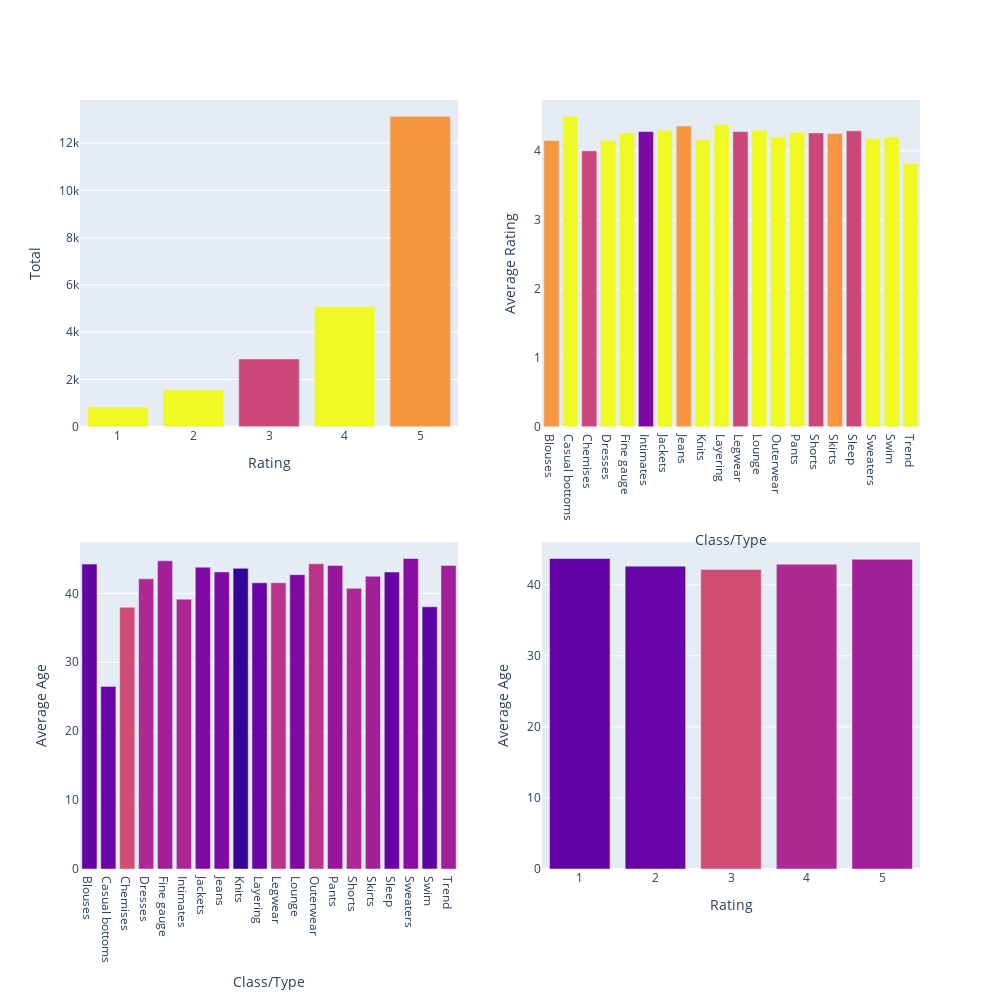

Notebook code for this chart:
### Code cell
# create 4 plots the portray the relationship between age, rating, and
# class type. Not part of the experiment, but relevant information. 

total_ratings = data['Rating'].value_counts().to_frame()
average1 = data.groupby('Class Name').agg({'Rating':numpy.average})
average2 = data.groupby('Class Name').agg({'Age':numpy.average})
average3 = data.groupby('Rating').agg({'Age':numpy.average})

plot1 = go.Bar(x=total_ratings.index,y=total_ratings.Rating,marker_color=data['Rating'])
plot2 = go.Bar(x=average1.index,y=round(average1['Rating'],2),marker_color=data['Rating'])
plot3 = go.Bar(x=average2.index,y=round(average2['Age'],2),marker_color=data['Age'])
plot4 = go.Bar(x=average3.index,y=round(average3['Age'],2),marker_color=data['Age'])

subplots = subplots.make_subplots(rows=2, cols=2, print_grid=False)
subplots.append_trace(plot1, 1, 1)
subplots.append_trace(plot2, 1, 2)
subplots.append_trace(plot3, 2, 1)
subplots.append_trace(plot4, 2, 2)

subplots['layout']['xaxis1'].update(title='Rating')
subplots['layout']['yaxis1'].update(title='Total')
subplots['layout']['xaxis2'].update(title='Class/Type')
subplots['layout']['yaxis2'].update(title='Average Rating')
subplots['layout']['xaxis3'].update(title='Class/Type')
subplots['layout']['yaxis3'].update(title='Average Age')
subplots['layout']['xaxis4'].update(title='Rating')
subplots['layout']['yaxis4'].update(title='Average Age')

subplots['layout'].update(height=1000, width=1000,showlegend=False)
py.iplot(subplots)

### Figure 1 — Plotly figure (JSON) as saved in the notebook; plotly's stock layout.template omitted (floating-point values rounded to 4 significant figures; data arrays with more than 128 entries replaced by an {"elided": "..."} marker saying what was removed)
{"data": [{"marker": {"color": {"elided": "23486 int values"}}, "type": "bar", "x": [5, 4, 3, 2, 1], "xaxis": "x", "y": [13131, 5077, 2871, 1565, 842], "yaxis": "y"}, {"marker": {"color": {"elided": "23486 int values"}}, "type": "bar", "x": ["Blouses", "Casual bottoms", "Chemises", "Dresses", "Fine gauge", "Intimates", "Jackets", "Jeans", "Knits", "Layering", "Legwear", "Lounge", "Outerwear", "Pants", "Shorts", "Skirts", "Sleep", "Sweaters", "Swim", "Trend"], "xaxis": "x2", "y": [4.15, 4.5, 4, 4.15, 4.26, 4.28, 4.3, 4.36, 4.16, 4.38, 4.28, 4.3, 4.2, 4.27, 4.26, 4.25, 4.29, 4.18, 4.2, 3.82], "yaxis": "y2"}, {"marker": {"color": {"elided": "23486 int values"}}, "type": "bar", "x": ["Blouses", "Casual bottoms", "Chemises", "Dresses", "Fine gauge", "Intimates", "Jackets", "Jeans", "Knits", "Layering", "Legwear", "Lounge", "Outerwear", "Pants", "Shorts", "Skirts", "Sleep", "Sweaters", "Swim", "Trend"], "xaxis": "x3", "y": [44.25, 26.5, 38, 42.11, 44.73, 39.16, 43.81, 43.12, 43.63, 41.53, 41.55, 42.72, 44.29, 44.05, 40.73, 42.49, 43.1, 45.06, 38.05, 44.06], "yaxis": "y3"}, {"marker": {"color": {"elided": "23486 int values"}}, "type": "bar", "x": [1, 2, 3, 4, 5], "xaxis": "x4", "y": [43.69, 42.62, 42.16, 42.89, 43.58], "yaxis": "y4"}], "layout": {"height": 1000, "showlegend": false, "width": 1000, "xaxis": {"anchor": "y", "domain": [0, 0.45], "title": {"text": "Rating"}}, "xaxis2": {"anchor": "y2", "domain": [0.55, 1], "title": {"text": "Class/Type"}}, "xaxis3": {"anchor": "y3", "domain": [0, 0.45], "title": {"text": "Class/Type"}}, "xaxis4": {"anchor": "y4", "domain": [0.55, 1], "title": {"text": "Rating"}}, "yaxis": {"anchor": "x", "domain": [0.575, 1], "title": {"text": "Total"}}, "yaxis2": {"anchor": "x2", "domain": [0.575, 1], "title": {"text": "Average Rating"}}, "yaxis3": {"anchor": "x3", "domain": [0, 0.425], "title": {"text": "Average Age"}}, "yaxis4": {"anchor": "x4", "domain": [0, 0.425], "title": {"text": "Average Age"}}}}
